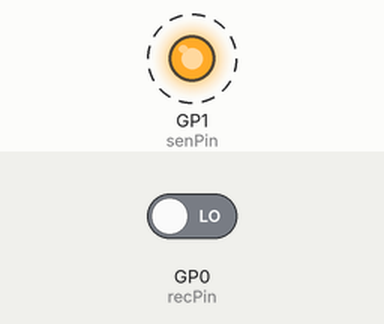
Simulated run of this program. Board: Raspberry Pi Pico running MicroPython. Parts: output pins drawn as LEDs (lit = HIGH). Dashed ring = blinking. The inputs (shaded band) are chosen by the test bench; at power-on: GP0 (recPin) LOW. Threads take turns every 2 ms; what the program prints to the serial console is not drawn.

Above: at 0.5 s.
Timing chart, 0 to 4.6 s (numbered marks = the images above):
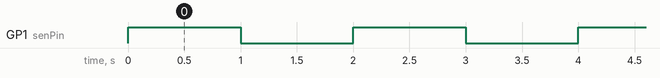

The program:

fs1000a_send_receive_rpi_pico.py
```python
import _thread
import utime
from machine import Pin
#from rfsocket import RFSocket

#https://docs.micropython.org/en/latest/rp2/quickref.html#pins-and-gpio
#https://www.instructables.com/Super-Simple-Raspberry-Pi-433MHz-Home-Automation/

recPin = Pin(0, mode=Pin.IN)
senPin = Pin(1, mode=Pin.OUT)
#socket = RFSocket(recPin)


def send():
    while True:
        senPin.toggle()
        print(f"\tsending: {senPin.value()}")
        utime.sleep(1)


recPin.init()
recPin.off()
senPin.init()
senPin.off()

_thread.start_new_thread(send, ())

while True:
    print(f"receiving: {recPin.value()}")
    utime.sleep_ms(100)
```

Measured:
- by itself, GP1 (senPin): alternates HIGH for 1.0 s and LOW for 1.0 s
